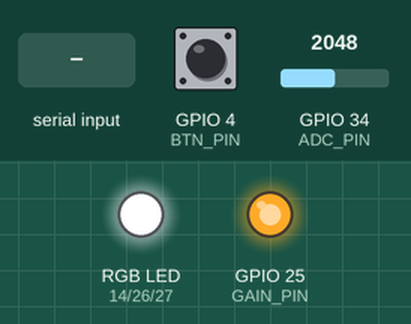
Recording of a sketch running on a simulated ESP32. On the bench: an RGB LED mixed from three pins (HIGH = lit), output pins drawn as LEDs (lit = HIGH). Dashed ring = blinking. The test bench sets the inputs (shaded band); at power-on: GPIO 4 (BTN_PIN) HIGH, GPIO 34 (ADC_PIN) = 2048 (analog values on the 0–4095 scale). EEPROM starts erased; pins used as bus, display or sensor lines are not drawn; what the sketch prints to the serial monitor is not drawn.

Above: at 3.8 s.
3.9 s: "a" received over Serial
At 6.7 s:
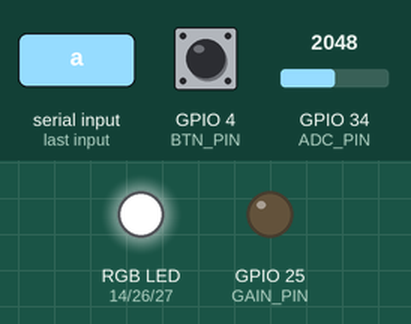
6.9 s: "g" received over Serial
9.9 s: GPIO 4 (BTN_PIN) pulled LOW for 1 s
At 12.1 s:
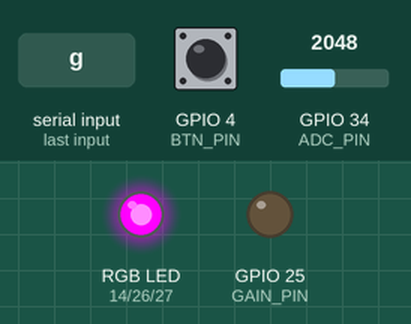
12.4 s: "c" received over Serial
At 13.58 s:
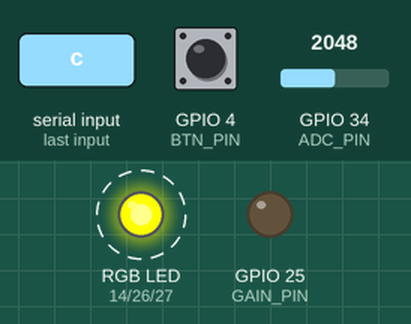
15.4 s: GPIO 4 (BTN_PIN) pulled LOW for 3.2 s
At 16.1 s:
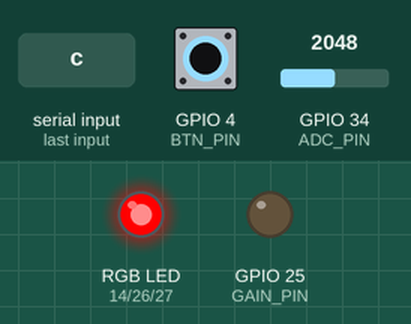
Timing chart, 0 to 20.1 s (numbered marks = the images above; inputs shaded):
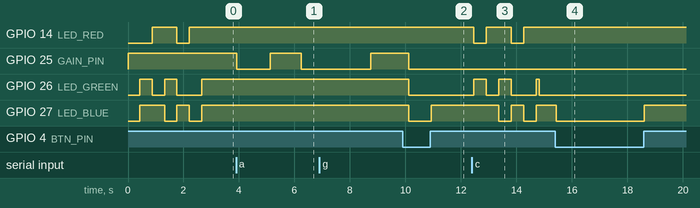

The sketch:

TripCore_Doctor.ino
```cpp
#include <Preferences.h>

// --- Final TripCore Pinout ---
const int ADC_PIN   = 34;  // ADC1_CH6
const int GAIN_PIN  = 25;  // LOW = 1x, HIGH = 11x
const int SSR_PIN   = 13;  // HIGH = Motor ON, LOW = Motor OFF
const int BTN_PIN   = 4;   // INPUT_PULLUP (Diagonal pins to GND)
const int LED_RED   = 14;
const int LED_GREEN = 26;
const int LED_BLUE  = 27;

Preferences prefs;

bool ssrOn         = false;
bool highGain      = true;   // Live monitor defaults to 11x (matches fan/lamp)
bool flashCal      = false;
bool flashHighGain = false;
float flashBaseMv  = 0.0;

void setRGB(bool r, bool g, bool b) {
  // Common Anode: LOW = ON, HIGH = OFF
  digitalWrite(LED_RED,   r ? LOW : HIGH);
  digitalWrite(LED_GREEN, g ? LOW : HIGH);
  digitalWrite(LED_BLUE,  b ? LOW : HIGH);
}

// 200 samples @ 2 kHz = 100 ms (5 full 50 Hz AC cycles)
float measureAc(float &dcMidOut, float &peakOut) {
  const int N = 200;
  static float mv[N];
  float sum = 0;

  for (int i = 0; i < N; i++) {
    unsigned long t0 = micros();
    mv[i] = analogReadMilliVolts(ADC_PIN);
    sum += mv[i];
    while (micros() - t0 < 500);
  }

  dcMidOut = sum / N;
  float sqSum = 0;
  peakOut = 0;
  for (int i = 0; i < N; i++) {
    float ac = mv[i] - dcMidOut;
    sqSum += ac * ac;
    if (fabs(ac) > peakOut) peakOut = fabs(ac);
  }
  return sqrt(sqSum / N);
}

float avgMeasure(int reps, float &dcAvg, float &pkMax) {
  float rmsSum = 0, dcSum = 0;
  pkMax = 0;
  for (int i = 0; i < reps; i++) {
    float dc, pk;
    rmsSum += measureAc(dc, pk);
    dcSum += dc;
    if (pk > pkMax) pkMax = pk;
  }
  dcAvg = dcSum / reps;
  return rmsSum / reps;
}

void loadFlashInfo() {
  if (prefs.begin("tripcore", true)) {
    flashCal      = prefs.getBool("calibrated", false);
    flashHighGain = prefs.getBool("highGain", false);
    flashBaseMv   = prefs.getFloat("baseRms", 0.0);
    prefs.end();
  } else {
    flashCal = false;
    flashHighGain = false;
    flashBaseMv = 0.0;
  }
  if (flashCal) highGain = flashHighGain;
}

void wipeFlash() {
  prefs.begin("tripcore", false);
  prefs.clear();
  prefs.end();
  loadFlashInfo();
  Serial.println("\n>>> FLASH 'tripcore' WIPED CLEAN (Next main boot will fresh-LEARN) <<<\n");
}

void runRGBTest() {
  Serial.println("\n[TEST] RGB LED: RED -> GREEN -> BLUE -> YELLOW -> CYAN");
  setRGB(true, false, false);  delay(450);
  setRGB(false, true, false);  delay(450);
  setRGB(false, false, true);  delay(450);
  setRGB(true, true, false);   delay(450);
  setRGB(false, true, true);   delay(450);
  setRGB(false, false, false);
}

void runFullAudit() {
  Serial.println("\n========================================================");
  Serial.println("         TRIPCORE FULL HARDWARE & FLASH AUDIT           ");
  Serial.println("========================================================");

  // 1. Button Check
  bool btnLow = (digitalRead(BTN_PIN) == LOW);
  Serial.print("[1] PUSH BUTTON (GPIO 4): ");
  Serial.println(btnLow ? "FAIL -> STUCK LOW! Check diagonal button wiring." : "PASS (UP / HIGH)");

  // 2. Idle / Noise Floor Check (SSR OFF)
  Serial.println("[2] Measuring IDLE Noise Floor (SSR OFF)...");
  digitalWrite(SSR_PIN, LOW);
  digitalWrite(GAIN_PIN, LOW);
  delay(800);
  float dc1Idle, pk1Idle;
  float rms1Idle = avgMeasure(4, dc1Idle, pk1Idle);

  digitalWrite(GAIN_PIN, HIGH);
  delay(700);
  float dc11Idle, pk11Idle;
  float rms11Idle = avgMeasure(4, dc11Idle, pk11Idle);

  Serial.print("    DC_Mid (1x/11x): "); Serial.print(dc1Idle, 0);
  Serial.print(" / "); Serial.print(dc11Idle, 0); Serial.print(" mV -> ");
  if (dc1Idle < 950.0) {
    Serial.println("FAIL -> ZENER DIODE BACKWARDS or SHORTED!");
  } else if (dc1Idle < 1450.0 || dc1Idle > 1880.0 || fabs(dc1Idle - dc11Idle) > 150.0) {
    Serial.println("FAIL -> Check LM358 +5V/GND, 10k/10k divider, or 10uF cap!");
  } else {
    Serial.println("PASS");
  }

  Serial.print("    Idle Noise (1x / 11x): ");
  Serial.print(rms1Idle, 1); Serial.print(" mV / ");
  Serial.print(rms11Idle, 1); Serial.print(" mV -> ");
  if (rms11Idle > 65.0) {
    Serial.println("FAIL -> HUGE NOISE FLOOR! Floating CT jack, loose GND, or AC wire touching breadboard.");
  } else {
    Serial.println("PASS");
  }

  // 3. Loaded Signal + Auto-Gain Check (SSR ON)
  Serial.println("[3] Turning SSR ON (2.0s spin-up) — confirm load physically turns ON!");
  digitalWrite(SSR_PIN, HIGH);
  digitalWrite(GAIN_PIN, LOW);
  delay(2000);
  float dc1Load, pk1Load;
  float rms1Load = avgMeasure(5, dc1Load, pk1Load);

  digitalWrite(GAIN_PIN, HIGH);
  delay(700);
  float dc11Load, pk11Load;
  float rms11Load = avgMeasure(5, dc11Load, pk11Load);

  Serial.print("    Loaded RMS (1x / 11x): ");
  Serial.print(rms1Load, 1); Serial.print(" mV / ");
  Serial.print(rms11Load, 1); Serial.println(" mV");

  float signalDelta11 = rms11Load - rms11Idle;
  Serial.print("    CT Sensor Signal Check: ");
  if (signalDelta11 < 25.0 && rms1Load < 25.0) {
    Serial.println("FAIL -> ZERO REAL SIGNAL DETECTED!");
    Serial.println("      Causes: (a) CT jack loose, (b) BOTH Live+Neutral inside CT,");
    Serial.println("      (c) Load is a tiny LED bulb (<15W), or (d) SSR didn't power load.");
  } else if (rms11Load < rms11Idle * 2.2 && rms1Load < 65.0) {
    Serial.println("WARN -> WEAK SIGNAL-TO-NOISE! Add 1 more wire pass or use higher-watt load.");
  } else {
    Serial.println("PASS (Clean AC current detected)");
  }

  // 4. Auto-Gain Ratio Check
  float ratio = (rms1Load > 1.0) ? (rms11Load / rms1Load) : 0.0;
  Serial.print("[4] AUTO-GAIN RATIO (11x / 1x): ");
  Serial.print(ratio, 2); Serial.print("x -> ");
  if (signalDelta11 < 25.0) {
    Serial.println("SKIPPED (Fix CT signal above first)");
  } else if (rms11Load > 950.0) {
    Serial.println("INFO -> 11x CLIPPING (Heavy load — 1x gain is correct for this load)");
  } else if (ratio >= 6.5 && ratio <= 12.5) {
    Serial.println("PASS (LM358 + BC547 healthy)");
  } else {
    Serial.println("FAIL -> Check BC547 E/B/C pins, 4.7k base resistor, 10k/100k, or 10uF cap!");
  }

  // 5. Flash Calibration Sanity Check
  loadFlashInfo();
  Serial.print("[5] SAVED FLASH ('tripcore'): ");
  if (!flashCal) {
    Serial.println("EMPTY (Not calibrated yet)");
  } else {
    float liveAtSavedGain = flashHighGain ? rms11Load : rms1Load;
    float pct = (flashBaseMv > 1.0) ? (liveAtSavedGain / flashBaseMv) * 100.0 : 0.0;
    Serial.print("Gain="); Serial.print(flashHighGain ? "11x" : "1x");
    Serial.print(" | Saved I_base="); Serial.print(flashBaseMv, 1);
    Serial.print("mV | Current Load="); Serial.print(pct, 0); Serial.print("% -> ");

    if (flashBaseMv < rms11Idle * 1.5 && flashHighGain) {
      Serial.println("FAIL -> GARBAGE I_base SAVED ON NOISE! Send 'w' to wipe Flash!");
    } else if (pct < 80.0 || pct > 120.0) {
      Serial.println("WARN -> STALE BASELINE! Current load != 100% of Flash. Re-run LEARN!");
    } else {
      Serial.println("PASS (Flash matches current load)");
    }
  }

  // Leave SSR ON at saved/11x gain for live wire-loop testing
  ssrOn = true;
  highGain = flashCal ? flashHighGain : true;
  digitalWrite(GAIN_PIN, highGain ? HIGH : LOW);
  Serial.println("========================================================");
  Serial.println("LIVE MONITOR ACTIVE: Move CT wires now and watch RMS & Zone.\n");
}

void setup() {
  Serial.begin(115200);
  analogReadResolution(12);
  analogSetAttenuation(ADC_11db);

  pinMode(GAIN_PIN, OUTPUT);
  pinMode(SSR_PIN, OUTPUT);
  pinMode(BTN_PIN, INPUT_PULLUP);
  pinMode(LED_RED, OUTPUT);
  pinMode(LED_GREEN, OUTPUT);
  pinMode(LED_BLUE, OUTPUT);

  digitalWrite(SSR_PIN, LOW);
  loadFlashInfo();
  digitalWrite(GAIN_PIN, highGain ? HIGH : LOW);

  delay(400);
  Serial.println("\n=== TRIPCORE DOCTOR READY ===");
  Serial.println("Commands: [a] RUN FULL 4-SEC AUTO-AUDIT   [s] Toggle SSR ON/OFF");
  Serial.println("          [g] Toggle 1x/11x Gain          [w] Wipe Saved Flash");
  Serial.println("          [c] Test RGB LED\n");

  runRGBTest();

  Serial.print("Current Flash -> ");
  if (flashCal) {
    Serial.print("Calibrated | Gain: "); Serial.print(flashHighGain ? "11x" : "1x");
    Serial.print(" | I_base: "); Serial.print(flashBaseMv, 1); Serial.println(" mV");
  } else {
    Serial.println("NOT CALIBRATED");
  }
  Serial.println(">>> Make sure your normal load is wired in the CT, then send 'a' <<<\n");
}

void loop() {
  if (Serial.available()) {
    char cmd = tolower(Serial.read());
    if (cmd == 'a') {
      runFullAudit();
    } else if (cmd == 's') {
      ssrOn = !ssrOn;
      digitalWrite(SSR_PIN, ssrOn ? HIGH : LOW);
      Serial.print(">>> SSR: "); Serial.println(ssrOn ? "ON" : "OFF");
    } else if (cmd == 'g') {
      highGain = !highGain;
      digitalWrite(GAIN_PIN, highGain ? HIGH : LOW);
      delay(400);
      Serial.print(">>> GAIN: "); Serial.println(highGain ? "11x" : "1x");
    } else if (cmd == 'w') {
      wipeFlash();
    } else if (cmd == 'c') {
      runRGBTest();
    }
  }

  float dcMid, peakMv;
  float rmsMv = measureAc(dcMid, peakMv);
  bool btnDown = (digitalRead(BTN_PIN) == LOW);

  // Determine exact fault zone relative to saved Flash I_base
  const char* zone = "NO_FLASH";
  float pct = 0.0;
  if (flashCal && flashBaseMv > 1.0) {
    if (highGain != flashHighGain) {
      zone = "GAIN_MISMATCH";
    } else {
      pct = (rmsMv / flashBaseMv) * 100.0;
      if (pct >= 175.0)      zone = "JAM (RED)";
      else if (pct >= 125.0) zone = "OVERLOAD (YEL)";
      else if (pct < 72.0)   zone = "DRY_RUN (BLU)";
      else                   zone = "NORMAL (GRN)";
    }
  }

  // Mirror live zone on RGB LED
  if (btnDown)                    setRGB(false, true, true);   // Cyan = Button pressed
  else if (!ssrOn)                setRGB(false, false, false); // Off = SSR off
  else if (pct >= 175.0)          setRGB(true, false, false);  // Red
  else if (pct >= 125.0)          setRGB(true, true, false);   // Yellow
  else if (flashCal && pct < 72.0) setRGB(false, false, true); // Blue
  else                            setRGB(false, true, false);  // Green

  static unsigned long lastPrint = 0;
  if (millis() - lastPrint >= 450) {
    lastPrint = millis();
    Serial.print("SSR:"); Serial.print(ssrOn ? "ON " : "OFF");
    Serial.print(" | "); Serial.print(highGain ? "11x" : " 1x");
    Serial.print(" | DC:"); Serial.print(dcMid, 0); Serial.print("mV");
    Serial.print(" | RMS:"); Serial.print(rmsMv, 1); Serial.print("mV");
    if (flashCal && highGain == flashHighGain) {
      Serial.print(" / "); Serial.print(flashBaseMv, 1);
      Serial.print("mV ("); Serial.print(pct, 0); Serial.print("%)");
    }
    Serial.print(" | Zone:"); Serial.print(zone);
    Serial.print(" | BTN:"); Serial.println(btnDown ? "DOWN" : "UP");
  }
}
```

Measured:
- after the input at 3.9 s, GPIO 25 (GAIN_PIN): HIGH → LOW at once, → HIGH 1.2 s later, → LOW 1.1 s later
- after the input at 9.9 s, GPIO 27 (LED_BLUE): HIGH → LOW after 0.21 s, → HIGH 0.81 s later
- after the input at 12.4 s, GPIO 14 (LED_RED): alternates HIGH for 0.90 s and LOW for 0.45 s, starting after 0.06 s; GPIO 26 (LED_GREEN): goes HIGH 0.45 s, LOW 0.45 s, HIGH 0.45 s, LOW 0.90 s, HIGH 0.10 s, then LOW, starting after 0.06 s; GPIO 27 (LED_BLUE): alternates HIGH for 0.45 s and LOW for 0.45 s, starting after 0.96 s
- after the input at 15.4 s, GPIO 27 (LED_BLUE): HIGH → LOW at once, → HIGH 3.2 s later
